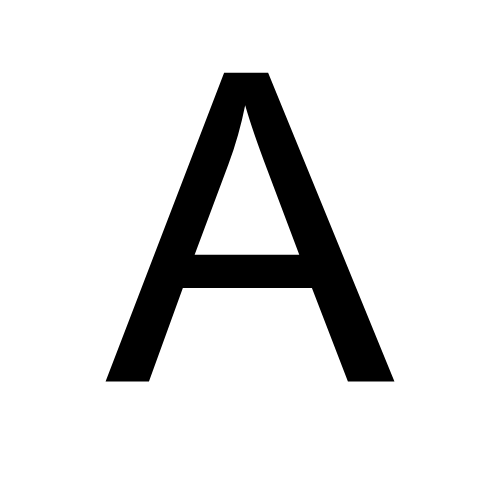
#> input picture dados/treino/1.png, 500 x 500 px; its folder holds only this picture in this run
$ python treino.py
#> lines starting #> are read from the running program, lines starting #| are printed output that depends on the picture; after the words box and inside, x2 and y2 are one past the last pixel; in counts of white or black regions, pixels touching at a corner belong together
### src/extracao.py
import cv2
import numpy as np
import os

TAMANHO = 32          # Alterado de 28 para 32 pixels
PASTA_TREINO = "dados/treino/"

def preprocessar_imagem(caminho):
    """
    Pré-processamento IDÊNTICO ao do app.py para garantir consistência
    entre treino e inferência.
    """
#> called with caminho = 'dados/treino/1.png'
    img = cv2.imread(caminho)
#> img is the input picture: shape (500, 500, 3); min 0, max 255, mean 225.8
    if img is None:
        raise ValueError(f"Não foi possível ler a imagem: {caminho}")

    # 1. Escala de cinza
    gray = cv2.cvtColor(img, cv2.COLOR_BGR2GRAY)

    # 2. Desfoque Gaussiano leve
    blurred = cv2.GaussianBlur(gray, (5, 5), 0)

    # 3. Binarização de Otsu + inversão (fundo preto, traço branco)
    _, binaria = cv2.threshold(blurred, 0, 255, cv2.THRESH_BINARY_INV + cv2.THRESH_OTSU)
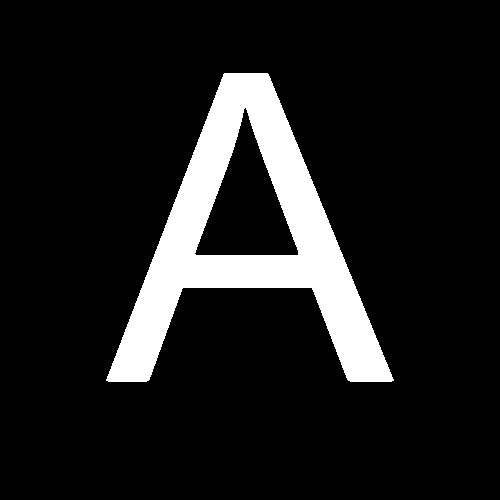
#> binaria: shape (500, 500); 11.5% white; 1 white region, box (x1, y1, x2, y2) and area: (106, 73, 394, 382) 28691

    # 4. Encontrar bounding box da letra
    coords = cv2.findNonZero(binaria)
#> coords = contour of 28691 points, box (x1, y1, x2, y2) (106, 73, 394, 382), area 18519

    if coords is not None:
        x, y, w, h = cv2.boundingRect(coords)
#> x = 106; y = 73; w = 288; h = 309
        letra_recortada = binaria[y:y+h, x:x+w]
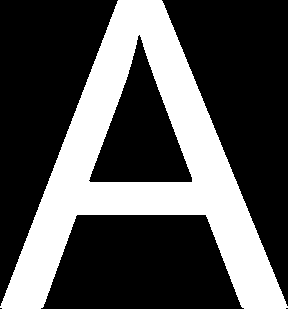
#> letra_recortada: shape (309, 288); 32.2% white; 1 white region, box (x1, y1, x2, y2) and area: (0, 0, 288, 309) 28691

        # Criar quadrado perfeito + margem de 15%
        tamanho_max = max(w, h)
#> tamanho_max = 309
        pad_y = (tamanho_max - h) // 2
#> pad_y = 0
        pad_x = (tamanho_max - w) // 2
#> pad_x = 10
        margem = int(tamanho_max * 0.15)
#> margem = 46

        letra_centralizada = cv2.copyMakeBorder(
            letra_recortada,
            pad_y + margem, pad_y + margem,
            pad_x + margem, pad_x + margem,
            cv2.BORDER_CONSTANT, value=0
        )
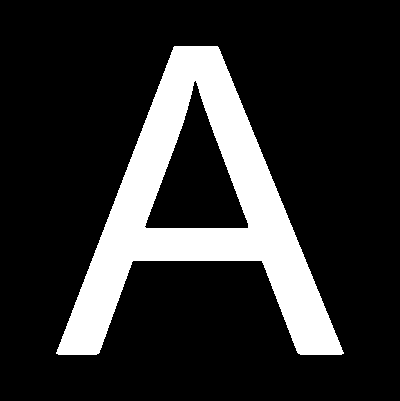
#> letra_centralizada: shape (401, 400); 17.9% white; 1 white region, box (x1, y1, x2, y2) and area: (56, 46, 344, 355) 28691
    else:
        letra_centralizada = binaria

    # 5. Redimensionar para 32x32 usando a variável TAMANHO
    redim = cv2.resize(letra_centralizada, (TAMANHO, TAMANHO), interpolation=cv2.INTER_AREA)
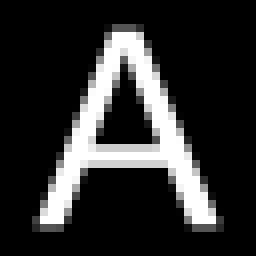
#> redim: shape (32, 32) (shown 8 times larger); min 0, max 255, mean 45.6

    # 6. Normalizar de -1.0 a 1.0 (Bipolar - ideal para Adaline)
    normalizada = (redim / 255.0) * 2.0 - 1.0

    return normalizada.flatten()


def carregar_dados():
    """
    Carrega dados de pasta com subdiretórios por letra ou ficheiros na raiz.
    Suporta:
      - dados/treino/A/img1.png
      - dados/treino/1.png (A), 2.png (B), ...
      - dados/treino/a (1).png, b (1).png, ...
    """
    entradas = []
    rotulos  = []

    if not os.path.exists(PASTA_TREINO):
        print(f"[ERRO] A pasta {PASTA_TREINO} não existe!")
        return np.array(entradas), np.array(rotulos)

    # Lista todos os itens dentro da pasta de treino de uma vez só
    itens_raiz = os.listdir(PASTA_TREINO)

    for i in range(26):
        letra = chr(65 + i)              # 'A', 'B', 'C', ...
        letra_minuscula = letra.lower()  # 'a', 'b', 'c', ...
        pasta_letra = os.path.join(PASTA_TREINO, letra)

        # ----- 1. FORMATO: Pasta por letra (ex: dados/treino/A/) -----
        if os.path.isdir(pasta_letra):
            arquivos = sorted([
                f for f in os.listdir(pasta_letra)
                if f.lower().endswith(('.png', '.jpg', '.bmp', '.jpeg'))
            ])
            for nome in arquivos:
                caminho = os.path.join(pasta_letra, nome)
                try:
                    vetor = preprocessar_imagem(caminho)
                    entradas.append(vetor)
                    rotulos.append(i)
                    print(f"  Processada: {letra}/{nome} → Letra {letra}")
                except Exception as e:
                    print(f"  [ERRO] {caminho}: {e}")

        # ----- 2. FORMATO: Ficheiros soltos na raiz de dados/treino/ -----
        # Filtra apenas os ficheiros de imagem válidos na raiz
        arquivos_raiz = [
            f for f in itens_raiz
            if f.lower().endswith(('.png', '.jpg', '.bmp', '.jpeg')) and os.path.isfile(os.path.join(PASTA_TREINO, f))
        ]

        for nome in arquivos_raiz:
            caminho = os.path.join(PASTA_TREINO, nome)
            corresponde = False

            # Caso legado: 1.png -> A, 2.png -> B, etc.
            if nome.lower() == f"{i+1}.png":
                corresponde = True

            # Caso novo: começa com a letra correspondente (ex: "a (1).png" ou "d (3).png")
            elif nome.lower().startswith(letra_minuscula):
                nome_sem_ext = os.path.splitext(nome)[0].strip()
                # Garante que o padrão é a letra seguida de espaço, parêntese ou hífen
                if len(nome_sem_ext) == 1 or nome_sem_ext[1] in [' ', '(', '_', '-']:
                    corresponde = True

            if corresponde:
                try:
                    vetor = preprocessar_imagem(caminho)
#> vetor = 1024 values, max 1 at index 142, min -1 at index 0, mean -0.642
                    entradas.append(vetor)
                    rotulos.append(i)
                    print(f"  Processada na raiz: {nome} → Letra {letra}")
                except Exception as e:
                    print(f"  [ERRO] {caminho}: {e}")

    entradas = np.array(entradas)
    rotulos  = np.array(rotulos)

    print(f"\nTotal de amostras carregadas : {len(entradas)}")
    if len(entradas) > 0:
        print(f"Tamanho de cada vetor       : {entradas.shape[1]}")
#| Tamanho de cada vetor       : 1024

    return entradas, rotulos


# [4 lines that do not run on import are left out]

### src/adaline.py
import numpy as np


class Adaline:
    def __init__(self, n_entradas, taxa_aprendizado=0.01):
        # Inicialização de He: pesos pequenos para estabilidade
        self.pesos = np.random.uniform(-0.1, 0.1, n_entradas)
        self.bias  = 0.0
        self.taxa_aprendizado = taxa_aprendizado
        self.historico_erro   = []

    def saida_linear(self, x):
        return np.dot(self.pesos, x) + self.bias

    def funcao_degrau(self, y):
        return 1 if y >= 0 else -1

    def prever(self, x):
        return self.saida_linear(x)   # retorna valor contínuo para argmax no treino

    def prever_classe(self, x):
        return self.funcao_degrau(self.saida_linear(x))

    def treinar(self, entradas, rotulos_desejados, epocas=100):
        """
        Regra delta (Widrow-Hoff) com embaralhamento por época
        para melhor convergência.
        """
        n = len(entradas)
        indices = np.arange(n)

        for epoca in range(epocas):
            np.random.shuffle(indices)   # embaralha a ordem a cada época
            erro_total = 0.0

            for idx in indices:
                x = entradas[idx]
                t = rotulos_desejados[idx]

                y     = self.saida_linear(x)
                erro  = t - y

                self.pesos += self.taxa_aprendizado * erro * x
                self.bias  += self.taxa_aprendizado * erro

                erro_total += erro ** 2

            erro_medio = erro_total / n
            self.historico_erro.append(erro_medio)

            if (epoca + 1) % 20 == 0:
                print(f"    Época {epoca+1:>3}/{epocas} — Erro médio: {erro_medio:.6f}")

### src/treino.py
import numpy as np
import sys
import os
import matplotlib.pyplot as plt

sys.path.append(os.path.dirname(os.path.abspath(__file__)))

from extracao import carregar_dados
from adaline import Adaline

# ── Parâmetros ─────────────────────────────────────────────────────────────
TAXA_APRENDIZADO = 0.00005  # Ponto doce para evitar a explosão matemática
EPOCAS           = 5000
N_LETRAS         = 26
# ───────────────────────────────────────────────────────────────────────────

def gerar_rotulo_one_vs_all(rotulos, letra_alvo):
    """Bipolar: +1 se for a letra alvo, -1 caso contrário."""
    return np.where(rotulos == letra_alvo, 1.0, -1.0)


def treinar_rede(entradas, rotulos):
    n_entradas = entradas.shape[1]
#> n_entradas = 1024
    redes      = []

    print(f"\n{'='*50}")
    print(f"  Treinamento One-vs-All")
    print(f"  Neurônios      : {N_LETRAS}")
    print(f"  Taxa aprendiz. : {TAXA_APRENDIZADO}")
    print(f"  Épocas         : {EPOCAS}")
    print(f"  Amostras treino: {len(entradas)}")
    print(f"  Vetor entrada  : {n_entradas} features")
#|   Vetor entrada  : 1024 features
    print(f"{'='*50}\n")

    for i in range(N_LETRAS):
        letra = chr(65 + i)
        n_pos = int(np.sum(rotulos == i))
        print(f"[{i+1:02d}/26] Neurônio letra {letra}  ({n_pos} amostra(s) positiva(s))")

        rede = Adaline(n_entradas, TAXA_APRENDIZADO)
        rotulos_bin = gerar_rotulo_one_vs_all(rotulos, i)

        # --- EQUILÍBRIO DE CLASSES (Oversampling) ---
        idx_positivos = np.where(rotulos_bin == 1.0)[0]
        idx_negativos = np.where(rotulos_bin == -1.0)[0]

        if len(idx_positivos) > 0 and len(idx_negativos) > 0:
            fator_multiplicacao = len(idx_negativos) // len(idx_positivos)
            idx_pos_balanceado = np.repeat(idx_positivos, fator_multiplicacao)

            indices_balanceados = np.concatenate([idx_pos_balanceado, idx_negativos])
            np.random.shuffle(indices_balanceados)

            entradas_treino = entradas[indices_balanceados]
            rotulos_treino  = rotulos_bin[indices_balanceados]
        else:
            entradas_treino = entradas
            rotulos_treino  = rotulos_bin

        rede.treinar(entradas_treino, rotulos_treino, EPOCAS)
        redes.append(rede)
        print()

    return redes


def salvar_modelo(redes, pasta="modelos"):
    os.makedirs(pasta, exist_ok=True)
    todos_pesos = np.array([r.pesos for r in redes])
    todos_bias  = np.array([r.bias  for r in redes])

    np.save(os.path.join(pasta, "pesos.npy"), todos_pesos)
    np.save(os.path.join(pasta, "bias.npy"),  todos_bias)
    print(f"Modelo salvo em '{pasta}/pesos.npy' e '{pasta}/bias.npy'")


def salvar_grafico(redes, pasta="modelos"):
    """Gera o gráfico da Curva de Aprendizado e salva em PNG"""
#> called with pasta = 'modelos'
    print("Gerando gráfico da Curva de Aprendizado...")
    plt.figure(figsize=(12, 8))

    for i, rede in enumerate(redes):
        letra = chr(65 + i)
        plt.plot(rede.historico_erro, label=letra, alpha=0.6)

    plt.title(f"Curva de Aprendizado - Adaline ({EPOCAS} Épocas | LR: {TAXA_APRENDIZADO})")
    plt.xlabel("Épocas")
    plt.ylabel("Erro Médio (MSE)")
    plt.legend(loc='center left', bbox_to_anchor=(1, 0.5), ncol=2, fontsize='small')
    plt.grid(True, linestyle='--', alpha=0.7)
    plt.tight_layout()

    caminho_grafico = os.path.join(pasta, "curva_aprendizado.png")
    plt.savefig(caminho_grafico)
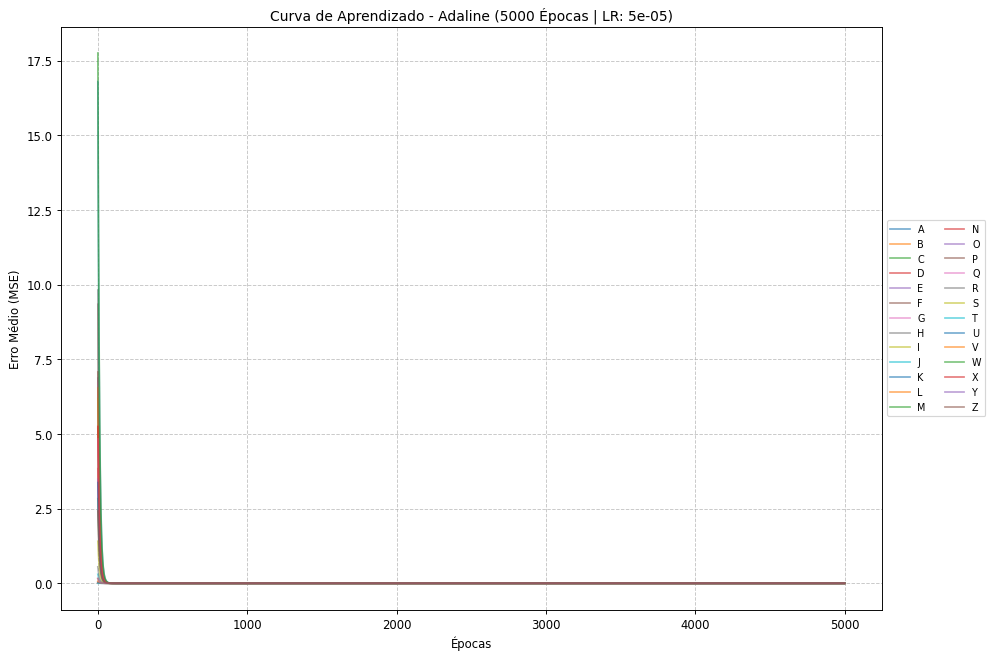
#> figure drawn by matplotlib, 1 panel; curve peaks at x = 0, y = 0.0328; curve peaks at x = 0, y = 0.0666; curve peaks at x = 0, y = 5.18
    plt.close()
    print(f"Gráfico salvo em: '{caminho_grafico}'")


def avaliar(redes, entradas, rotulos):
    acertos = 0
    erros_det = []

    for x, rotulo_real in zip(entradas, rotulos):
        saidas  = [r.prever(x) for r in redes]
        previsto = int(np.argmax(saidas))

        if previsto == rotulo_real:
            acertos += 1
        else:
            erros_det.append((chr(65+rotulo_real), chr(65+previsto)))

    acuracia = acertos / len(entradas) * 100
    print(f"\nAcurácia no treino: {acertos}/{len(entradas)} = {acuracia:.1f}%")
    return acuracia


if __name__ == "__main__":
    raiz = os.path.dirname(os.path.dirname(os.path.abspath(__file__)))
    os.chdir(raiz)

    print("Carregando imagens...")
    entradas, rotulos = carregar_dados()

    if len(entradas) == 0:
        print("Nenhuma imagem encontrada. Verifique a pasta 'dados/treino/'.")
        sys.exit(1)

    redes = treinar_rede(entradas, rotulos)
    salvar_modelo(redes)
    salvar_grafico(redes)
    avaliar(redes, entradas, rotulos)
